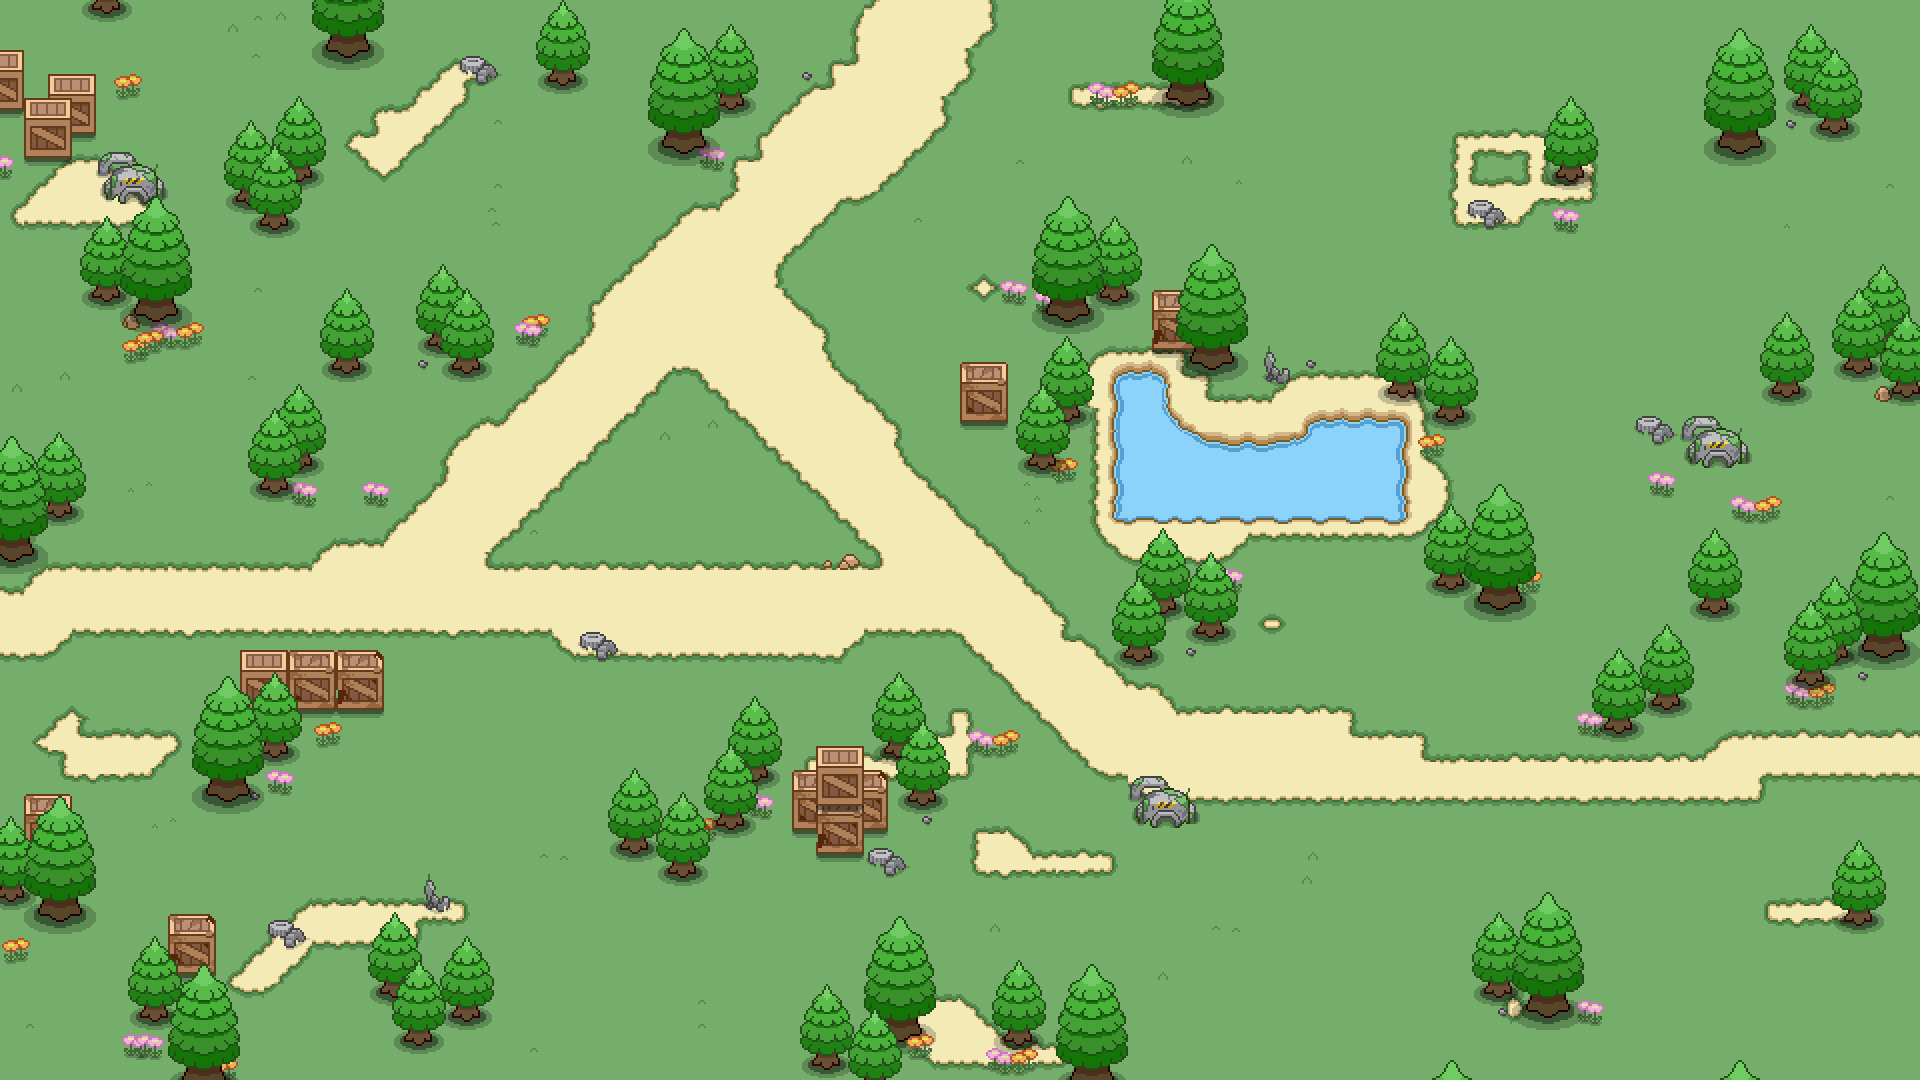

Below is a game level as drawn by its tile map, then a one-line description and the .tmx that defines it (tile-layer data replaced by summaries):
An orthogonal 80x45 tile map with 24x24 px tiles, 4 tile layers (grounds, 1, 2, 3), 2 hidden layers not drawn, 5 tilesets and 6 objects.

<map version="1.0" tiledversion="2017.12.07" orientation="orthogonal" renderorder="right-down" width="80" height="45" tilewidth="24" tileheight="24" infinite="0" nextobjectid="70">
 <tileset firstgid="1" name="bigtree" tilewidth="72" tileheight="138" tilecount="1" columns="1">
  <image source="big_tree.png" width="72" height="138" />
 </tileset>
 <tileset firstgid="2" name="smalltree" tilewidth="54" tileheight="99" tilecount="1" columns="1">
  <image source="tree2.png" width="54" height="99" />
 </tileset>
 <tileset firstgid="3" name="meta" tilewidth="24" tileheight="24" tilecount="3" columns="3">
  <image source="meta.png" width="72" height="24" />
  <tile id="0">
   <properties>
    <property name="pass" type="bool" value="false" />
   </properties>
  </tile>
  <tile id="2">
   <properties>
    <property name="pass" type="bool" value="true" />
   </properties>
  </tile>
 </tileset>
 <tileset firstgid="6" name="TransmissionGate2" tilewidth="72" tileheight="128" tilecount="1" columns="1">
  <image source="TransmissionGate2.png" width="72" height="128" />
 </tileset>
 <tileset firstgid="7" name="chapter1" tilewidth="24" tileheight="24" tilecount="1728" columns="32">
  <image source="chapter1.png" width="768" height="1296" />
 </tileset>
 <layer name="grounds" width="80" height="45">
  <data>[3600 cells, 3600 non-empty, 165 distinct tile ids]</data>
 </layer>
 <layer name="1" width="80" height="45">
  <data>[3600 cells, 727 non-empty, 121 distinct tile ids]</data>
 </layer>
 <layer name="2" width="80" height="45">
  <data>[3600 cells, 366 non-empty, 64 distinct tile ids]</data>
 </layer>
 <layer name="3" width="80" height="45">
  <data>[3600 cells, 114 non-empty, 40 distinct tile ids]</data>
 </layer>
 <layer name="标记" width="80" height="45" visible="0">
  <data>[3600 cells, 6 non-empty, 2 distinct tile ids]</data>
 </layer>
 <objectgroup name="gameObj">
  <object id="57" gid="2" x="584" y="282" width="54" height="99" />
  <object id="64" gid="1" x="321" y="523" width="72" height="138" />
  <object id="65" gid="2" x="547" y="327.5" width="54" height="99" />
  <object id="67" gid="2" x="957" y="720.5" width="54" height="99" />
  <object id="68" gid="1" x="877" y="462" width="72" height="138" />
  <object id="69" gid="6" x="649" y="529" width="72" height="128" />
 </objectgroup>
 <layer name="meta" width="80" height="45" visible="0">
  <data>[3600 cells, 449 non-empty, 1 distinct tile ids]</data>
 </layer>
</map>
